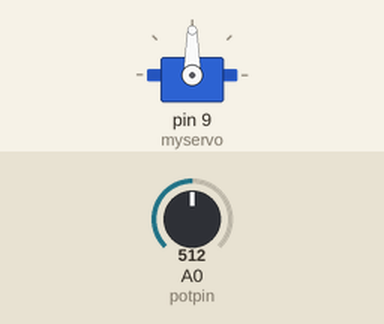
Recording of a sketch running on a simulated Arduino Uno, built with avr-gcc and run on an emulated ATmega328P. Shown: servo. The inputs (shaded band) are chosen by the test bench; at power-on: A0 (potpin) = 512.

Above: at 1.2 s.
1.3 s: A0 (potpin) set to 716
At 2.0 s:
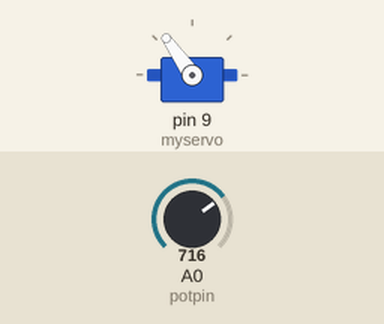
2.8 s: A0 (potpin) set to 900
At 4.0 s:
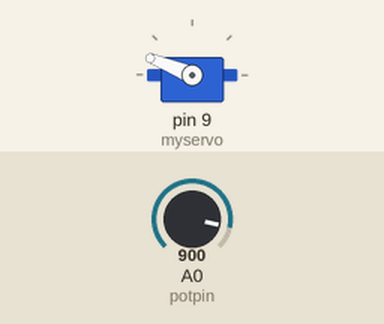
4.3 s: A0 (potpin) set to 1023
At 5.4 s:
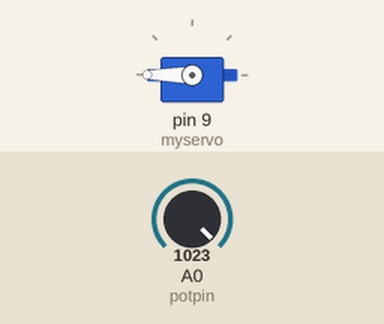
5.8 s: A0 (potpin) set to 306
At 6.3 s:
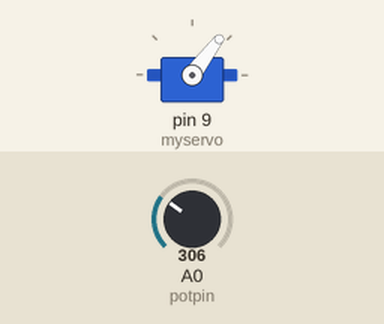
7.3 s: A0 (potpin) set to 122
At 7.7 s:
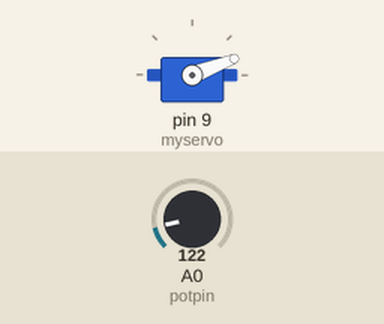
Timing chart, 0 to 9.8 s (numbered marks = the images above; inputs shaded):
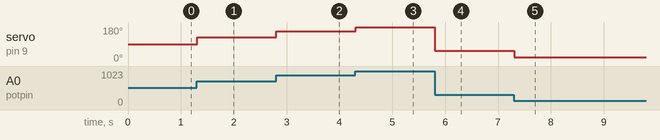

The sketch:

servo_testing.ino
```cpp
/*
 Controlling a servo position using a potentiometer (variable resistor)
 by Michal Rinott <http://people.interaction-ivrea.it/m.rinott>

 modified on 8 Nov 2013
 by Scott Fitzgerald
 http://www.arduino.cc/en/Tutorial/Knob
*/

#include <Servo.h>

Servo myservo;  // create servo object to control a servo

int potpin = A0;  // analog pin used to connect the potentiometer
int val;    // variable to read the value from the analog pin

void setup() {
  myservo.attach(9);  // attaches the servo on pin 9 to the servo object
  pinMode(potpin,INPUT);
}

void loop() {
  val = analogRead(potpin);            // reads the value of the potentiometer (value between 0 and 1023)
  val = map(val, 0, 1023, 0, 180);     // scale it to use it with the servo (value between 0 and 180)
  myservo.write(val);                  // sets the servo position according to the scaled value
  delay(15);                           // waits for the servo to get there
}
```

Source omitted: images.c (data table, 15393 bytes), for_lcd_menu.c (data table, 18471 bytes)

Measured:
- after the input at 1.3 s, servo on pin 9 (myservo): 90° → 125° at once
- after the input at 2.8 s, servo on pin 9 (myservo): 125° → 158° at once
- after the input at 4.3 s, servo on pin 9 (myservo): 158° → 180° at once
- after the input at 5.8 s, servo on pin 9 (myservo): 180° → 53° at once
- after the input at 7.3 s, servo on pin 9 (myservo): 53° → 21° at once
